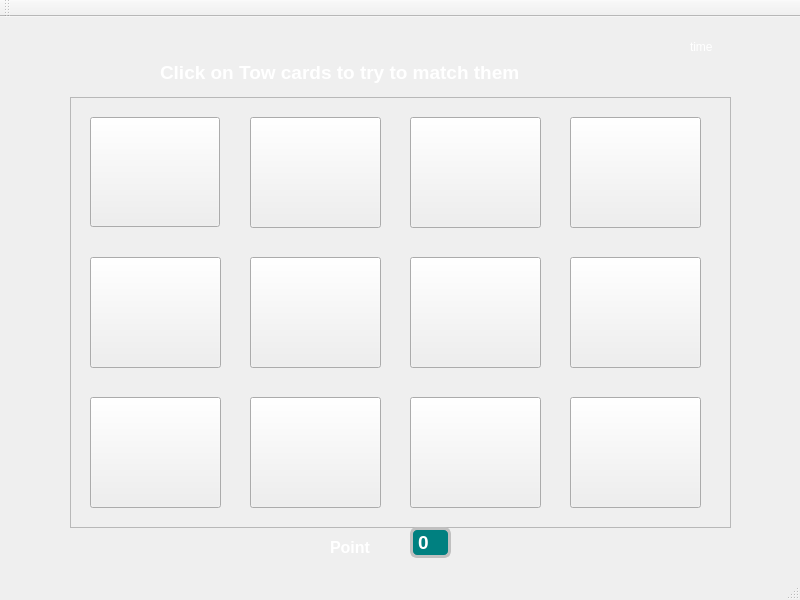
<?xml version="1.0" encoding="UTF-8"?>
<ui version="4.0">
 <class>MainWindow</class>
 <widget class="QMainWindow" name="MainWindow">
  <property name="geometry">
   <rect>
    <x>0</x>
    <y>0</y>
    <width>800</width>
    <height>600</height>
   </rect>
  </property>
  <property name="windowTitle">
   <string>Emparejados</string>
  </property>
  <property name="styleSheet">
   <string notr="true">#centralWidget {
background-image: url(://fondo.png);
}

#instrucciones {
color: white;
}

#cronometro {
color: white;
}

#puntuacion {
color: white;
}

#lblPuntaje {
qproperty-alignment: AlignCenter;
color: white;
background: teal;
border: 3px solid silver;
border-radius: 7px;
}</string>
  </property>
  <widget class="QWidget" name="centralWidget">
   <widget class="QLabel" name="instrucciones">
    <property name="geometry">
     <rect>
      <x>160</x>
      <y>40</y>
      <width>471</width>
      <height>31</height>
     </rect>
    </property>
    <property name="font">
     <font>
      <pointsize>14</pointsize>
      <bold>true</bold>
     </font>
    </property>
    <property name="text">
     <string>Click on Tow cards to try to match them</string>
    </property>
   </widget>
   <widget class="QLabel" name="chronometer">
    <property name="geometry">
     <rect>
      <x>690</x>
      <y>20</y>
      <width>81</width>
      <height>20</height>
     </rect>
    </property>
    <property name="styleSheet">
     <string notr="true">color: white</string>
    </property>
    <property name="text">
     <string>time</string>
    </property>
   </widget>
   <widget class="QLabel" name="puntuacion">
    <property name="geometry">
     <rect>
      <x>330</x>
      <y>520</y>
      <width>71</width>
      <height>21</height>
     </rect>
    </property>
    <property name="font">
     <font>
      <pointsize>12</pointsize>
      <bold>true</bold>
     </font>
    </property>
    <property name="text">
     <string>Point</string>
    </property>
   </widget>
   <widget class="QLabel" name="lblPuntaje">
    <property name="geometry">
     <rect>
      <x>410</x>
      <y>510</y>
      <width>41</width>
      <height>31</height>
     </rect>
    </property>
    <property name="font">
     <font>
      <pointsize>14</pointsize>
      <bold>true</bold>
     </font>
    </property>
    <property name="text">
     <string>0</string>
    </property>
   </widget>
   <widget class="QFrame" name="frame">
    <property name="geometry">
     <rect>
      <x>70</x>
      <y>80</y>
      <width>661</width>
      <height>431</height>
     </rect>
    </property>
    <property name="frameShape">
     <enum>QFrame::StyledPanel</enum>
    </property>
    <property name="frameShadow">
     <enum>QFrame::Raised</enum>
    </property>
    <widget class="QPushButton" name="card10">
     <property name="geometry">
      <rect>
       <x>180</x>
       <y>300</y>
       <width>131</width>
       <height>111</height>
      </rect>
     </property>
     <property name="text">
      <string/>
     </property>
    </widget>
    <widget class="QPushButton" name="card05">
     <property name="geometry">
      <rect>
       <x>20</x>
       <y>160</y>
       <width>131</width>
       <height>111</height>
      </rect>
     </property>
     <property name="text">
      <string/>
     </property>
    </widget>
    <widget class="QPushButton" name="card06">
     <property name="geometry">
      <rect>
       <x>180</x>
       <y>160</y>
       <width>131</width>
       <height>111</height>
      </rect>
     </property>
     <property name="text">
      <string/>
     </property>
    </widget>
    <widget class="QPushButton" name="card09">
     <property name="geometry">
      <rect>
       <x>20</x>
       <y>300</y>
       <width>131</width>
       <height>111</height>
      </rect>
     </property>
     <property name="text">
      <string/>
     </property>
    </widget>
    <widget class="QPushButton" name="card07">
     <property name="geometry">
      <rect>
       <x>340</x>
       <y>160</y>
       <width>131</width>
       <height>111</height>
      </rect>
     </property>
     <property name="text">
      <string/>
     </property>
    </widget>
    <widget class="QPushButton" name="card03">
     <property name="geometry">
      <rect>
       <x>340</x>
       <y>20</y>
       <width>131</width>
       <height>111</height>
      </rect>
     </property>
     <property name="text">
      <string/>
     </property>
    </widget>
    <widget class="QPushButton" name="card11">
     <property name="geometry">
      <rect>
       <x>340</x>
       <y>300</y>
       <width>131</width>
       <height>111</height>
      </rect>
     </property>
     <property name="text">
      <string/>
     </property>
    </widget>
    <widget class="QPushButton" name="card01">
     <property name="geometry">
      <rect>
       <x>20</x>
       <y>20</y>
       <width>130</width>
       <height>110</height>
      </rect>
     </property>
     <property name="text">
      <string/>
     </property>
    </widget>
    <widget class="QPushButton" name="card04">
     <property name="geometry">
      <rect>
       <x>500</x>
       <y>20</y>
       <width>131</width>
       <height>111</height>
      </rect>
     </property>
     <property name="text">
      <string/>
     </property>
    </widget>
    <widget class="QPushButton" name="card12">
     <property name="geometry">
      <rect>
       <x>500</x>
       <y>300</y>
       <width>131</width>
       <height>111</height>
      </rect>
     </property>
     <property name="text">
      <string/>
     </property>
    </widget>
    <widget class="QPushButton" name="card02">
     <property name="geometry">
      <rect>
       <x>180</x>
       <y>20</y>
       <width>131</width>
       <height>111</height>
      </rect>
     </property>
     <property name="text">
      <string/>
     </property>
    </widget>
    <widget class="QPushButton" name="card08">
     <property name="geometry">
      <rect>
       <x>500</x>
       <y>160</y>
       <width>131</width>
       <height>111</height>
      </rect>
     </property>
     <property name="text">
      <string/>
     </property>
    </widget>
   </widget>
   <zorder>frame</zorder>
   <zorder>instrucciones</zorder>
   <zorder>chronometer</zorder>
   <zorder>puntuacion</zorder>
   <zorder>lblPuntaje</zorder>
  </widget>
  <widget class="QToolBar" name="mainToolBar">
   <attribute name="toolBarArea">
    <enum>TopToolBarArea</enum>
   </attribute>
   <attribute name="toolBarBreak">
    <bool>false</bool>
   </attribute>
  </widget>
  <widget class="QStatusBar" name="statusBar"/>
 </widget>
 <layoutdefault spacing="6" margin="11"/>
 <resources/>
 <connections/>
</ui>
